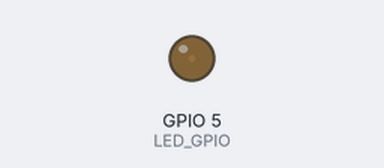
A sketch run on a simulated ESP32. Shown: output pins drawn as LEDs (lit = HIGH).

Above: at 0.05 s.
At 1.15 s:
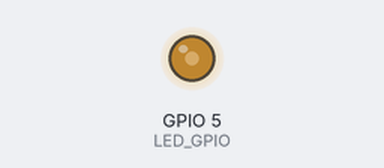
At 2.3 s:
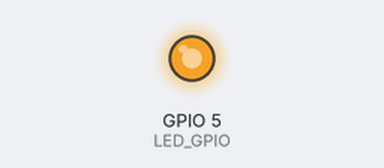
At 4.55 s:
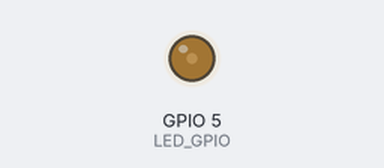
Timing chart, 0 to 6.6 s (numbered marks = the images above):
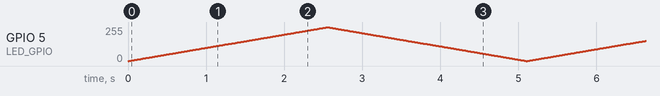

The sketch:

PWM_DAC.ino
```cpp
#define LED_GPIO 5
#define PWM1_Ch 0
#define PWM1_Res 8
#define PWM1_Freq 1000

int PWM1_DutyCycle = 0;

void setup(){
    ledcAttachPin(LED_GPIO, PWM1_Ch);
    ledcSetup(PWM1_Ch, PWM1_Freq, PWM1_Res);
}


void loop(){
      // đèn sáng dần
      while(PWM1_DutyCycle < 255){
            ledcWrite(PWM1_Ch, PWM1_DutyCycle++);
            delay(10);
          }
      // đèn tắt dần
      while(PWM1_DutyCycle > 0){
           ledcWrite(PWM1_Ch, PWM1_DutyCycle--);
             delay(10);
         }
}
```
